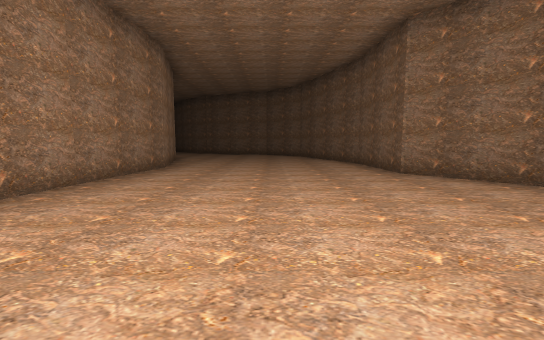
[1] (above)

12 first-person views from a walk through a Unity game level. The camera is 1.4 m above the floor, tilts 6° down and sees 90° across. The floor is counted in squares, 2 m on a side. Each view is taken from the middle of a square. On the plan, view 1 faces up. The plan holds only what a view shows up to about 9 squares ahead; the rest is blank. The place goes on beyond the plan. Some animated figures are not drawn. Door leaves are left out, so doorways stand open.

[2]
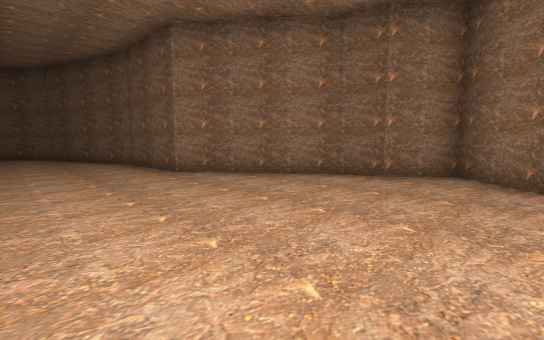

[3]
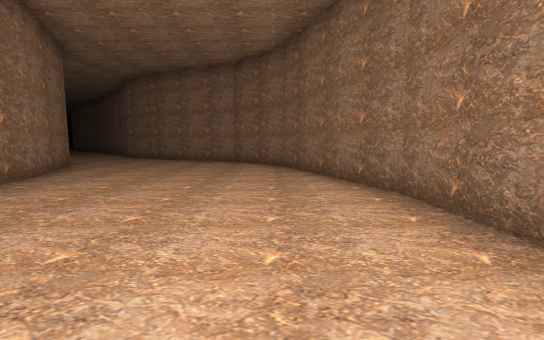

[4]
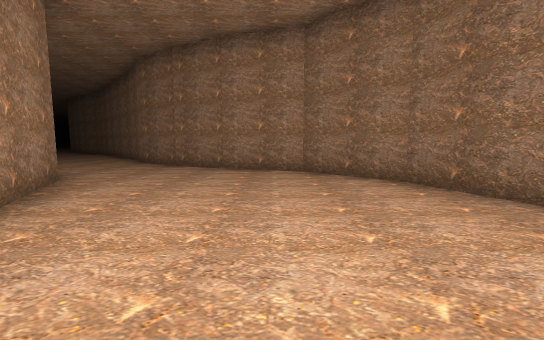

[5]
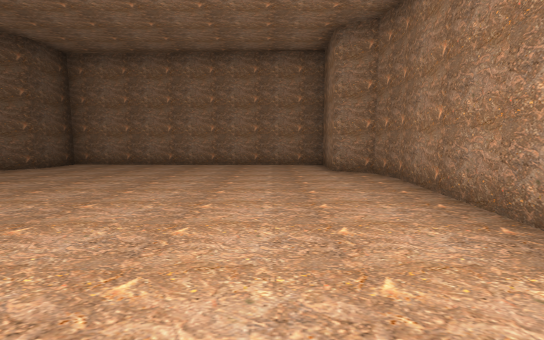

[6]
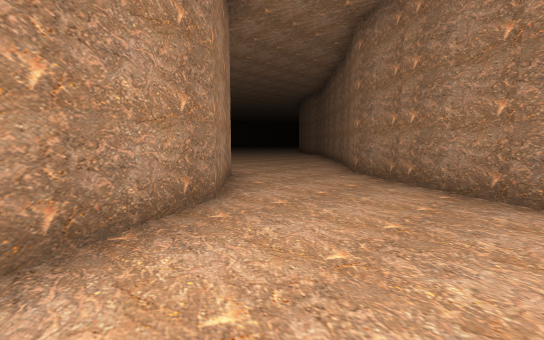

[7]
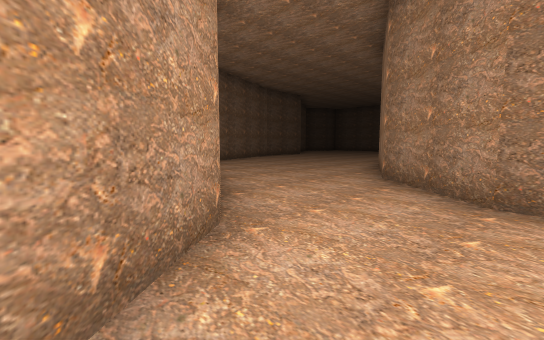

[8]
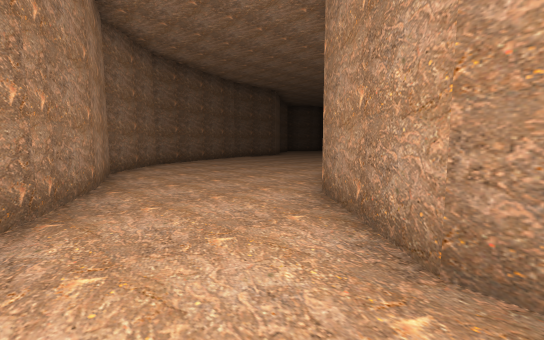

[9]
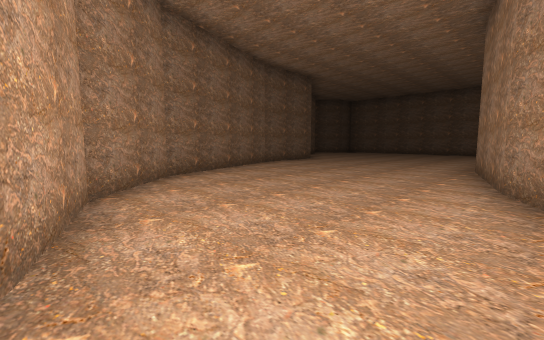

[10]
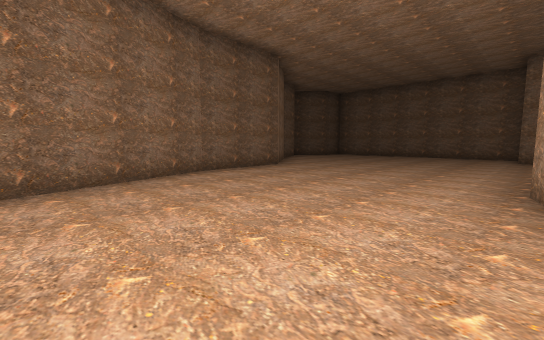

[11]
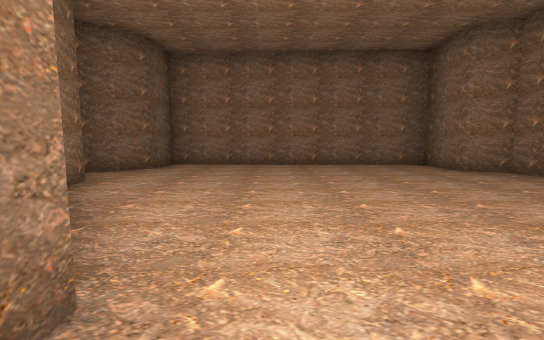

[12]
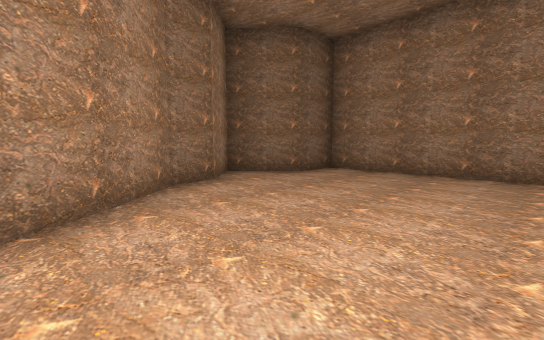

### Floor plan
Points are (right, up) in squares from view 1. A wall is a line through its corners. A room is listed if a view was taken in it or the views show most of it. See-through windows are left out.
Room 1 (views 1, 2, 3, 4, 5, 6, 7, 8, 9, 10, 11, 12)
walls: (-3.6, 10.3) (-2.9, 7.4) (-3.4, 1.9) (-3.2, 1.1) (-2.5, 0.5) (-2.5, -1) (5, -1.2) (5, 0) (6.3, 1.2) (5.3, 2.2) (5.1, 3.1) (4.1, 4.2); (4.3, 4.1) (2.8, 6.1) (2.7, 8.6) (1.3, 12.7) (-0.3, 14.3) (-2.3, 15); (-2.2, 15) (-3.8, 15.8); (-3.7, 15.7) (-5.1, 16.7) (-6.5, 18.6); (-7, 14.5) (-6.7, 14.5) (-4.8, 12.8) (-3.6, 10.2); (-6.4, 18.6) (-6.9, 19)

Positions as (right, up) in squares from view 1, and headings:
1: (0, 0), facing up
2: (0, 0), facing up-right
3: (1, 5), facing up
4: (-1, 8), facing up
5: (-1, 7), facing down
6: (-2, 11), facing up-left
7: (-7, 18), facing down-right
8: (-7, 16), facing down-right
9: (-4, 15), facing down-right
10: (-3, 12), facing down-right
11: (2, 7), facing down
12: (1, 5), facing down-right
